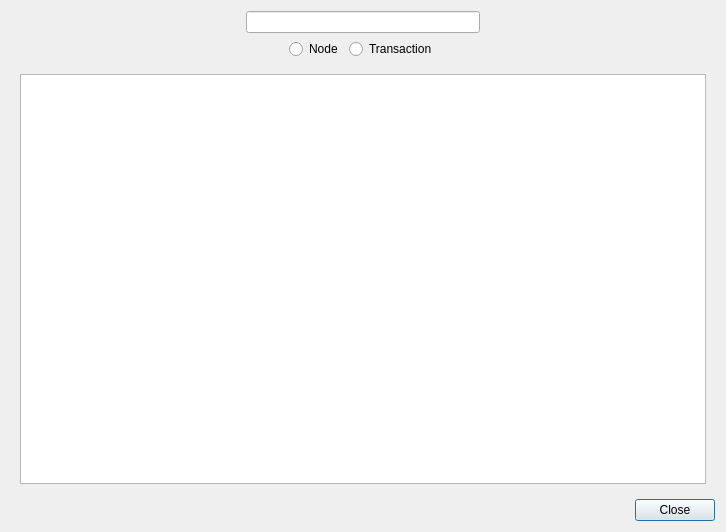
<?xml version="1.0" encoding="UTF-8"?>
<ui version="4.0">
 <class>Search</class>
 <widget class="QDialog" name="Search">
  <property name="geometry">
   <rect>
    <x>0</x>
    <y>0</y>
    <width>726</width>
    <height>532</height>
   </rect>
  </property>
  <layout class="QVBoxLayout" name="verticalLayout">
   <item>
    <layout class="QHBoxLayout" name="horizontalLayout">
     <item>
      <spacer name="horizontalSpacer_4">
       <property name="orientation">
        <enum>Qt::Horizontal</enum>
       </property>
       <property name="sizeHint" stdset="0">
        <size>
         <width>40</width>
         <height>20</height>
        </size>
       </property>
      </spacer>
     </item>
     <item>
      <widget class="QLineEdit" name="lineEdit"/>
     </item>
     <item>
      <spacer name="horizontalSpacer_3">
       <property name="orientation">
        <enum>Qt::Horizontal</enum>
       </property>
       <property name="sizeHint" stdset="0">
        <size>
         <width>40</width>
         <height>20</height>
        </size>
       </property>
      </spacer>
     </item>
    </layout>
   </item>
   <item>
    <layout class="QHBoxLayout" name="horizontalLayout_2">
     <item>
      <spacer name="horizontalSpacer_2">
       <property name="orientation">
        <enum>Qt::Horizontal</enum>
       </property>
       <property name="sizeHint" stdset="0">
        <size>
         <width>40</width>
         <height>20</height>
        </size>
       </property>
      </spacer>
     </item>
     <item>
      <widget class="QRadioButton" name="rBtnNode">
       <property name="text">
        <string>Node</string>
       </property>
      </widget>
     </item>
     <item>
      <widget class="QRadioButton" name="rBtnTransaction">
       <property name="text">
        <string>Transaction</string>
       </property>
      </widget>
     </item>
     <item>
      <spacer name="horizontalSpacer_5">
       <property name="orientation">
        <enum>Qt::Horizontal</enum>
       </property>
       <property name="sizeHint" stdset="0">
        <size>
         <width>40</width>
         <height>20</height>
        </size>
       </property>
      </spacer>
     </item>
    </layout>
   </item>
   <item>
    <widget class="QStackedWidget" name="stackedWidget">
     <property name="currentIndex">
      <number>0</number>
     </property>
     <widget class="QWidget" name="page">
      <layout class="QGridLayout" name="gridLayout">
       <item row="0" column="0">
        <widget class="QTableView" name="nodeView"/>
       </item>
      </layout>
     </widget>
     <widget class="QWidget" name="page2">
      <layout class="QGridLayout" name="gridLayout_2">
       <item row="0" column="0">
        <widget class="QTableView" name="transView"/>
       </item>
      </layout>
     </widget>
    </widget>
   </item>
   <item>
    <layout class="QHBoxLayout" name="horizontalLayout_3">
     <item>
      <spacer name="horizontalSpacer">
       <property name="orientation">
        <enum>Qt::Horizontal</enum>
       </property>
       <property name="sizeHint" stdset="0">
        <size>
         <width>40</width>
         <height>20</height>
        </size>
       </property>
      </spacer>
     </item>
     <item>
      <widget class="QPushButton" name="pBtnCancel">
       <property name="text">
        <string>Close</string>
       </property>
      </widget>
     </item>
    </layout>
   </item>
  </layout>
 </widget>
 <tabstops>
  <tabstop>lineEdit</tabstop>
  <tabstop>rBtnNode</tabstop>
  <tabstop>rBtnTransaction</tabstop>
  <tabstop>pBtnCancel</tabstop>
 </tabstops>
 <resources/>
 <connections/>
</ui>
